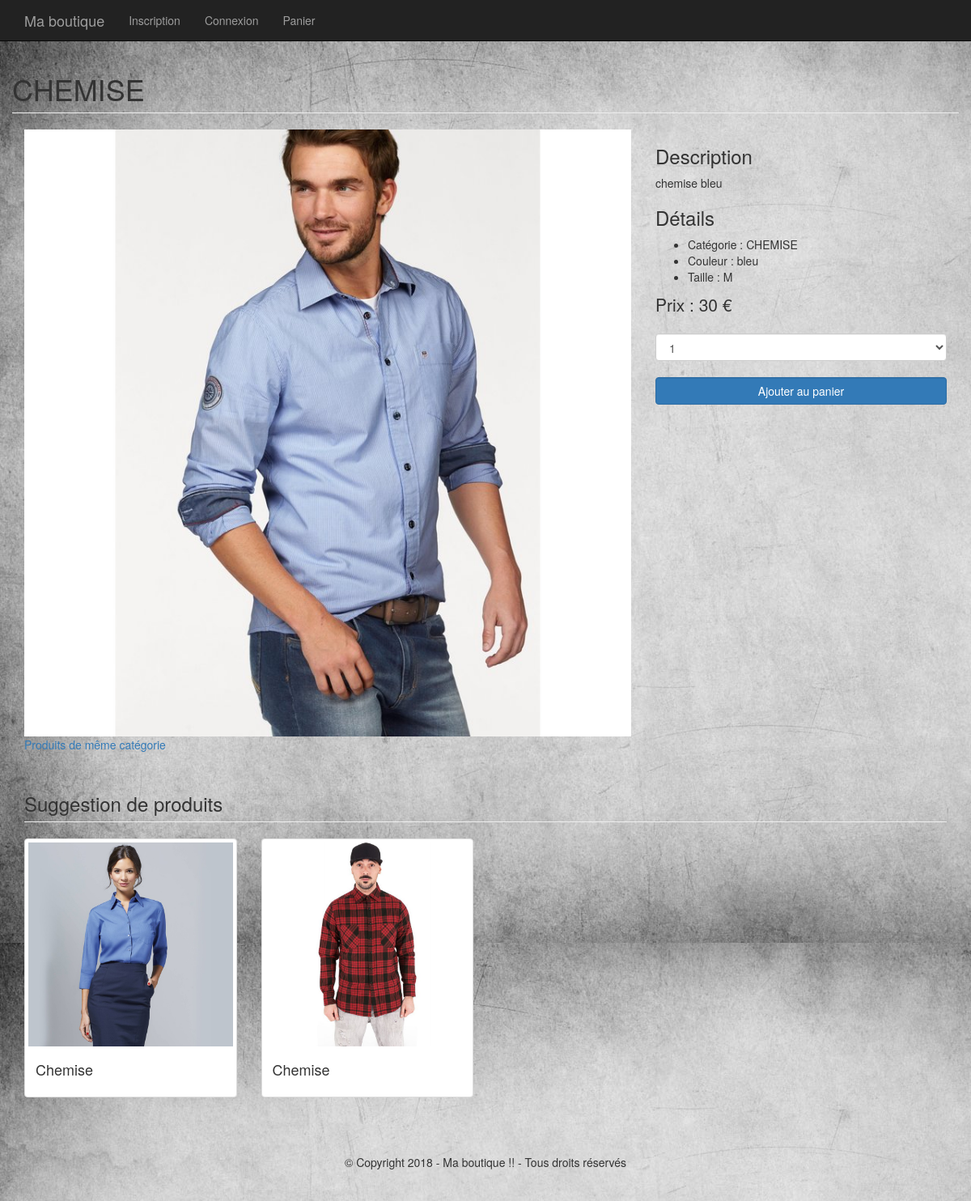
The app's page /Site/fiche_produit.php?id_produit=2 with its own data.
### tables this page shows
CREATE TABLE `produit` (
  `id_produit` int(3) NOT NULL,
  `reference` varchar(20) NOT NULL,
  `categorie` varchar(20) NOT NULL,
  `titre` varchar(100) NOT NULL,
  `description` text NOT NULL,
  `couleur` varchar(20) NOT NULL,
  `taille` varchar(5) NOT NULL,
  `public` enum('m','f','mixte') NOT NULL,
  `photo` varchar(250) NOT NULL,
  `prix` int(3) NOT NULL,
  `stock` int(3) NOT NULL
);

### Site/inc/fonction.php (called while the page is built, shortened)
<?php
function executeRequete($sql,$params=array()){
    if (!empty($params))
    {
        foreach($params as $indice =>$param){
            $params[$indice]=htmlspecialchars($param,ENT_QUOTES);
         }
    }
    global $pdo ;
    $r=$pdo->prepare($sql);
    $r->execute($params);
    return $r;
}
?>

### Site/inc/init.php (called while the page is built, shortened)
<?php
$pdo= new PDO ('mysql:host=localhost;dbname=site',
'root',
'',
array(
    PDO::ATTR_ERRMODE => PDO::ERRMODE_WARNING,
    PDO::MYSQL_ATTR_INIT_COMMAND => 'SET NAMES utf8'));
$contenu='';
require_once('fonction.php');
?>

### Site/fiche_produit.php (the view, shortened to what this page needs)
<?php
require_once('inc/init.php');
require_once('inc/haut.php');
$aside='';
if ( isset($_GET['id_produit']))
{
    $resul = executeRequete("SELECT * FROM produit WHERE id_produit=:id_produit",array('id_produit' => $_GET['id_produit']));
    $produit=$resul->fetch(PDO::FETCH_ASSOC);
    $contenu .='<div class="row">
                    <div class="col-sm-12">
                        <h1 class="page-header">'.strtoupper($produit['titre']).'</h1>
                    </div>
                </div>';
    $contenu .='<div class="col-md-8">
                    <img class="img-responsive" src="'.$produit['photo'].'" alt="" title="">
                </div>';
    $contenu .= '<div class="col-md-4 descri">
                    <h3>Description</h3>
                    <p>'.$produit['description'].'</p>
                    <h3>Détails</h3>
                    <ul>
                        <li> Catégorie : '.$produit['categorie'].'</li>
                        <li>Couleur : '.$produit['couleur'].'</li>
                        <li>Taille : '.$produit['taille'].'</li>
                    </ul>
                    <p class="lead">Prix : '.$produit['prix'].' €</p>
                </div>';
if ( $produit['stock'] > 0)
{
    $contenu .='<div class="col-md-4">
                    <form method="post" action="panier.php">
                    <input type="hidden" name="id_produit" value="'.$produit['id_produit'].'">
                    <select name="quantite" class="form-group-sm form-control">';
                    for ( $i=1; $i<=$produit['stock'] && $i <=5; $i++){
                        $contenu .='<option>'.$i.'</option>';
                    }
   $contenu .= '    </select><br>
                    <input type="submit" name="ajout_panier" value="Ajouter au panier" class="form-control btn btn-primary">
                    </form>
                </div>';
}
    else{
        $contenu .='<div class="col-md-4">
                        <p>Produit indisponible</p>
                    </div>';
}
$contenu .='<div class="col-md-12">
                <p>
                    <a href="index.php?categorie='.$produit['categorie'].'">Produits de même catégorie</a>
                </p>
            </div>';
    $resul = executeRequete("SELECT id_produit,photo,titre FROM produit WHERE id_produit != :id_produit AND categorie=:categorie ORDER BY RAND() LIMIT 0,3",array('id_produit' => $produit['id_produit'],'categorie' => $produit['categorie']));
        while ( $suggestion = $resul->fetch(PDO::FETCH_ASSOC)){
            $aside .='<div class="col-sm-3">
                        <div class="thumbnail">
                            <a href="?id_produit='.$suggestion['id_produit'].'">
                                <img class="suggimg" src="'.$suggestion['photo'].'"></a>
                                    <div class="caption">
                                        <h4 class="suggetitle">'.ucfirst($suggestion['titre']).'</h4>
                                    </div>
                        </div>
                    </div>';
}
}
else
{
    header('location:index.php');
    exit();
}
?>
<div class="row">
    <?= $contenu; ?>
</div>
<div class="row">
    <div class="col-sm-12">
        <h3 class="page-header">Suggestion de produits</h3>
    </div>
    <?= $aside ?>
</div>
<?php
require_once('inc/bas.php');
?>

### Site/inc/css/style.css (style rules this page uses)
body { padding-top: 50px; background: url("../../img.jpg"); }
.suggimg { width: 300px; height: 300px; }

### records on screen
produit: titre "CHEMISE", photo (picture), description "chemise bleu", categorie "CHEMISE", couleur "bleu", taille "M", prix "30"
produit: photo (picture), titre "Chemise"
produit: photo (picture), titre "Chemise"

### other values on screen
form field quantite "1"
